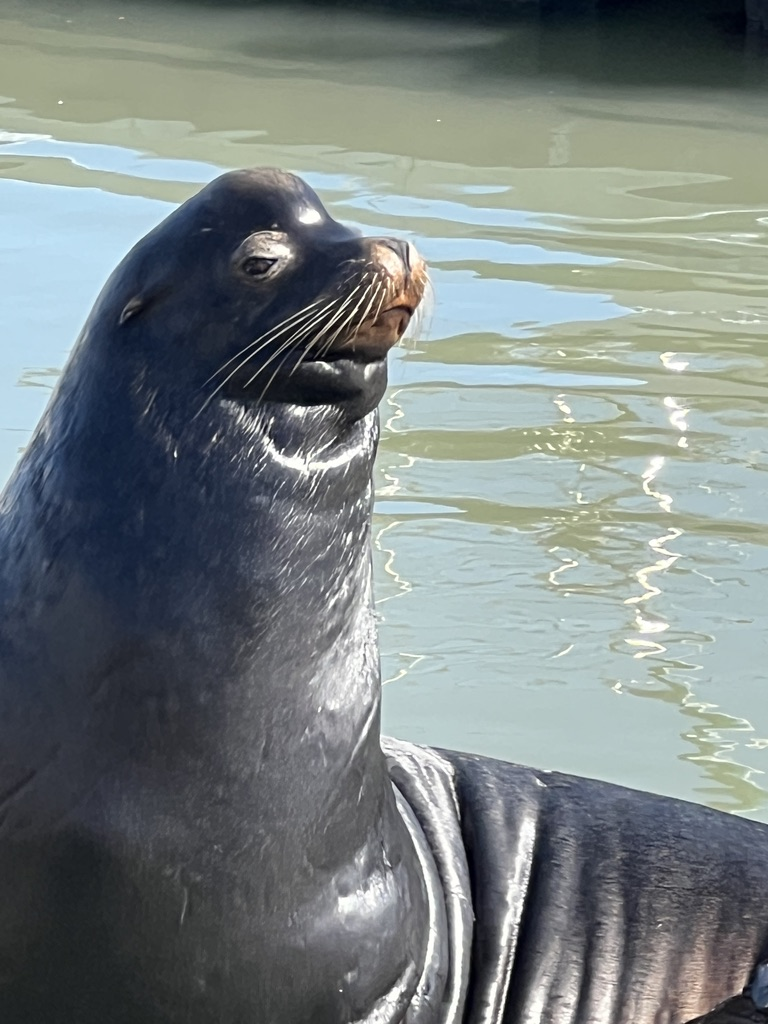
#> input picture image/10.jpeg, 768 x 1024 px
$ python main.py
#> lines starting #> are read from the running program, lines starting #| are printed output that depends on the picture; after the words box and inside, x2 and y2 are one past the last pixel; in counts of white or black regions, pixels touching at a corner belong together
#> in cartoonize_image, img is the input picture: shape (1024, 768, 3); mean B, G, R 129.2, 129.7, 121.3
import cv2 as cv
import numpy as np

def analyze_image(img):
    """
    이미지 특성을 분석해서 각 파라미터의 추천 초기값을 반환합니다.
    """
    gray = cv.cvtColor(img, cv.COLOR_BGR2GRAY)
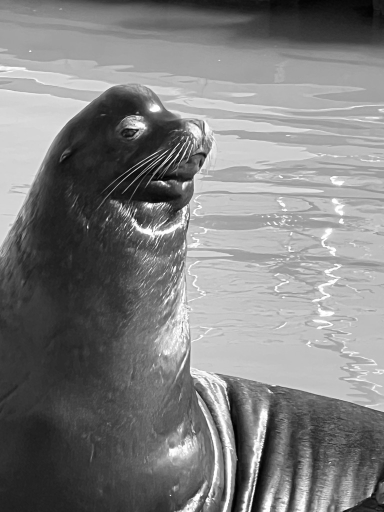
#> gray: shape (1024, 768) (shown at 1/2 size); min 0, max 255, mean 127.1
    h, w  = img.shape[:2]
    mean  = float(np.mean(gray))
#> mean = 127.1
    std   = float(np.std(gray))
#> std = 65.19
    mpx   = (h * w) / 1_000_000

    print(f"  해상도    : {w}x{h} ({mpx:.1f} MP)")
#|   해상도    : 768x1024 (0.8 MP)
    print(f"  평균 밝기 : {mean:.1f}")
#|   평균 밝기 : 127.1
    print(f"  대비(std) : {std:.1f}")
#|   대비(std) : 65.2

    # ── center (샤프닝 중앙값) ──────────────────────────────
    # 대비가 낮으면 샤프닝을 강하게(center 크게), 높으면 약하게
    if std < 40:
        center = 9.5   # 대비 낮음 → 더 강한 샤프닝
    elif std < 70:
        center = 9.0   # 보통 (최종값 반영)
    else:
        center = 9.0   # 대비 높음

    # ── neighbor (엣지 강조) ───────────────────────────────
    # 해상도가 높을수록 세밀한 엣지가 많으므로 약하게
    if mpx > 4:
        neighbor = 1.8
    elif mpx > 1:
        neighbor = 2.2
    else:
        neighbor = 2.0   # 최종값 반영

    # ── edge thickness ─────────────────────────────────────
    # 해상도가 높을수록 선을 조금 더 두껍게 해야 눈에 잘 보임
    if mpx > 4:
        thickness = 1
    elif mpx > 1:
        thickness = 1
    else:
        thickness = 1

    # ── contrast (addWeighted alpha) ───────────────────────
    # 대비가 낮으면 contrast를 높게
    if std < 40:
        contrast = 1.8
    elif std < 50:
        contrast = 1.0   # 최종값 반영 (std=41.1)
    elif std < 65:
        contrast = 0.8   # 최종값 반영 (std=56~60)
    elif std < 70:
        contrast = 1.5   # 최종값 반영 (std=60.2→1.4, std=65.2→1.5 평균)
    else:
        contrast = 1.7   # 최종값 반영 (std=73.2)

    # ── brightness (addWeighted beta) ──────────────────────
    # 어두운 이미지 → 밝게(+), 밝은 이미지 → 어둡게(-)
    if mean < 80:
        brightness = -21   # 최종값 반영 (mean=55.7)
    elif mean < 100:
        brightness = 10    # 최종값 반영 (mean=88.1)
    elif mean < 112:
        brightness = -97   # 최종값 반영 (mean=111.4)
    elif mean < 115:
        brightness = -48   # 최종값 반영 (mean=112.5)
    elif mean < 126:
        brightness = -38   # 최종값 반영 (mean=124.9)
    elif mean < 130:
        brightness = -54   # 최종값 반영 (mean=127.1)
    else:
        brightness = -50   # 7번 이미지(mean=142.3) 밝기 개선 반영

    return center, neighbor, thickness, contrast, brightness


def cartoonize_image(img_path):
    # 1. 이미지 불러오기
    img = cv.imread(img_path)
    if img is None:
        print("이미지를 찾을 수 없습니다.")
        return

    # 이미지 분석 → 추천 초기값 계산
    init_center, init_neighbor, init_thickness, init_contrast, init_brightness = analyze_image(img)
#> init_center = 9; init_neighbor = 2; init_thickness = 1; init_contrast = 1.5; init_brightness = -54

    # =========================================
    # Step 1: 스케치 선(Edge) 추출하기
    # =========================================
    gray = cv.cvtColor(img, cv.COLOR_BGR2GRAY)
    gray_blur = cv.medianBlur(gray, 3)
    edges = cv.adaptiveThreshold(
        gray_blur, 255,
        cv.ADAPTIVE_THRESH_MEAN_C,
        cv.THRESH_BINARY,
        blockSize=9, C=9
    )
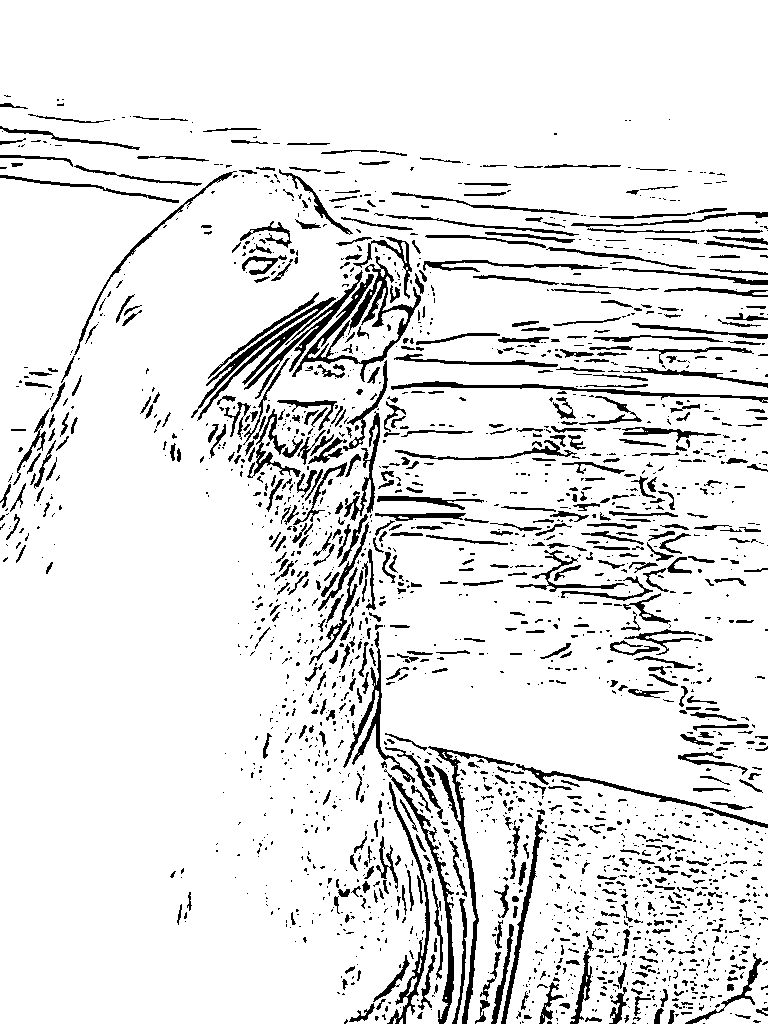
#> edges: shape (1024, 768); 89.8% white; 2177 black regions (1531 under 20 px), largest, box (x1, y1, x2, y2) and area: (292, 256, 421, 382) 2716, (428, 746, 515, 1024) 1856, (191, 297, 336, 421) 1784

    # =========================================
    # Step 2: Sharpening Filter
    # =========================================
    # 커널 구조:
    #   [  0,  -nb,   0 ]
    #   [ -nb,  ct, -nb ]
    #   [  0,  -nb,   0 ]
    # ct  = 중앙값 (center)  : 클수록 원본 강조
    # nb  = 주변값 (neighbor): 클수록 엣지 강조

    ct         = init_center
#> ct = 9
    nb         = init_neighbor
#> nb = 2
    thickness  = init_thickness
#> thickness = 1
    contrast   = init_contrast
#> contrast = 1.5
    brightness = init_brightness
#> brightness = -54

    # thickness=0이면 원본 edges 그대로, 1 이상이면 1픽셀 커널로 반복 침식
    if thickness == 0:
        thick_edges = edges
    else:
        kernel      = np.ones((3, 3), np.uint8)
        thick_edges = cv.erode(edges, kernel, iterations=thickness)
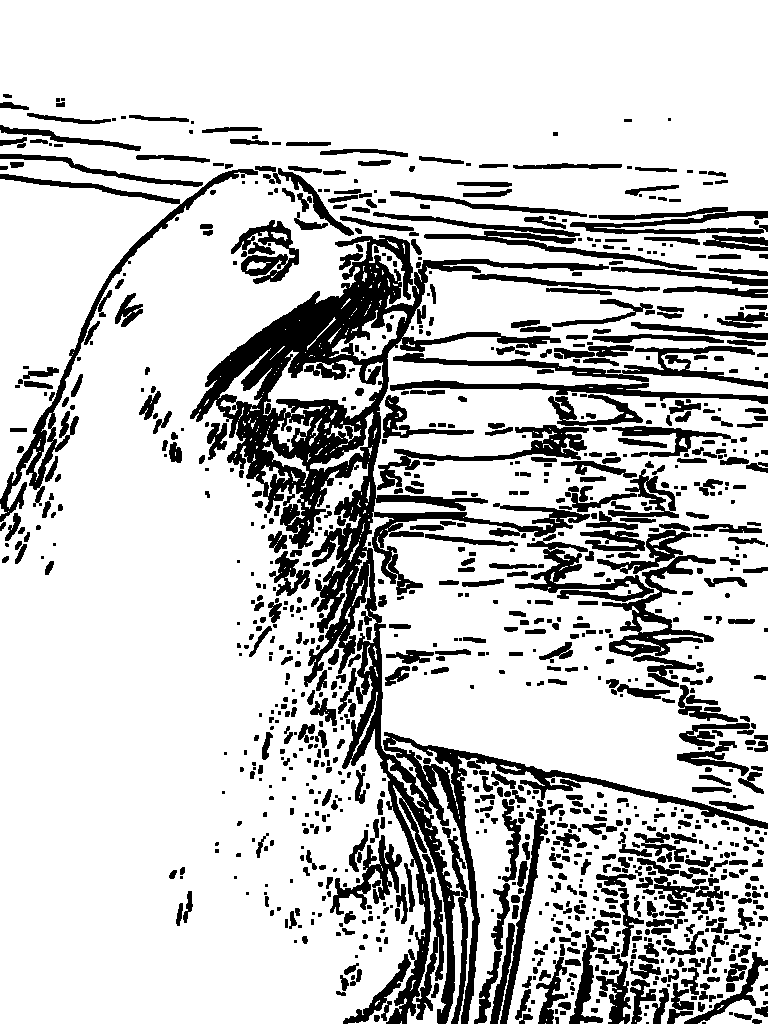
#> thick_edges: shape (1024, 768); 78.7% white; 1111 black regions (396 under 20 px), largest, box (x1, y1, x2, y2) and area: (190, 235, 768, 1024) 52026, (0, 169, 258, 522) 5216, (597, 530, 716, 657) 4069

    sharpening_kernel = np.array([
        [  0, -nb,   0],
        [-nb,  ct, -nb],
        [  0, -nb,   0]
    ], dtype=np.float32)
#> sharpening_kernel = [[0, -2, 0], [-2, 9, -2], [0, -2, 0]]

    # =========================================
    # Step 3: 선과 색상 합성하기
    # =========================================
    color   = cv.filter2D(img, -1, sharpening_kernel)
    cartoon = cv.bitwise_and(color, color, mask=thick_edges)
    cartoon = cv.addWeighted(cartoon, contrast, np.zeros(cartoon.shape, cartoon.dtype), 1, brightness)
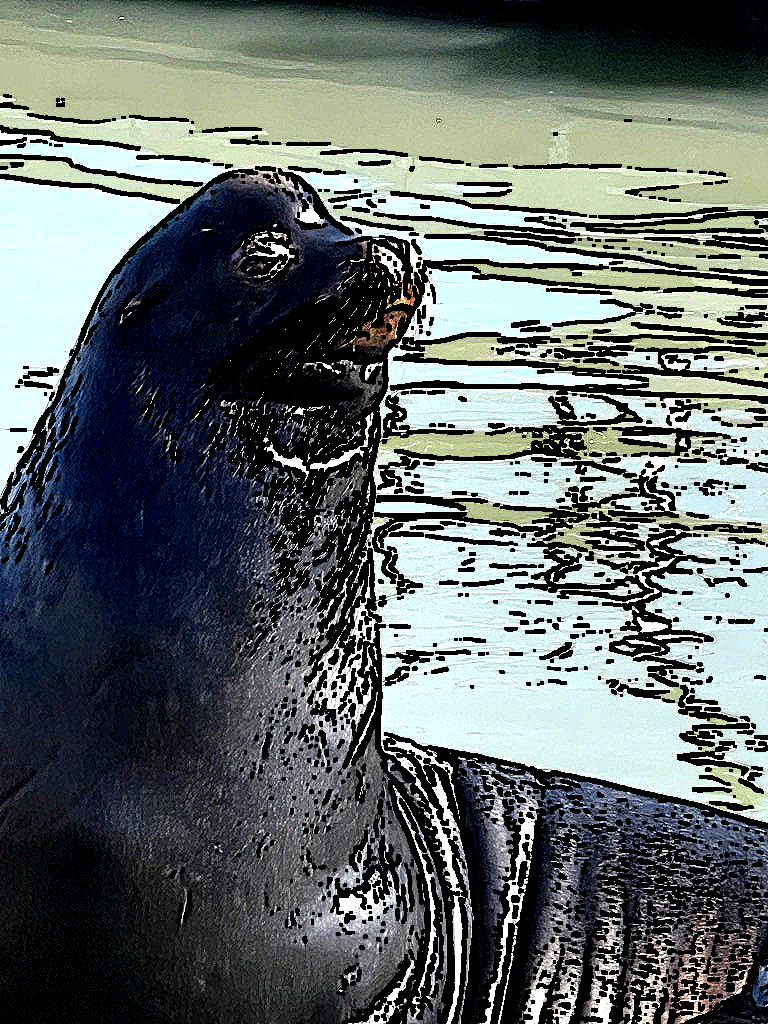
#> cartoon: shape (1024, 768, 3); mean B, G, R 104.4, 105.6, 97.4

    cv.imshow("Original Image", img)
    cv.imshow("Cartoon Style", cartoon)
    cv.waitKey(0)
    cv.destroyAllWindows()

    return cartoon


# 실행 예시 (본인의 이미지 파일 경로로 변경하세요)
try:
    cartoonize_image('./image/10.jpeg')

except KeyboardInterrupt:
    print("\n프로그램을 종료합니다.")
    cv.destroyAllWindows()
